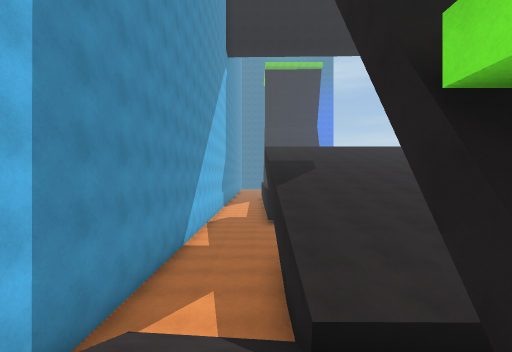
[1] (above)

24 first-person views from a walk through a scene from a Unity 3-D project. The camera is 1.2 m above the floor, looks level and sees 90° across. The floor is counted in squares, 2 m on a side. Each view is taken from the middle of a square. On the plan, view 1 faces up. The plan holds only what a view shows up to about 9 squares ahead; the rest is blank. The place goes on beyond the plan.

[2]
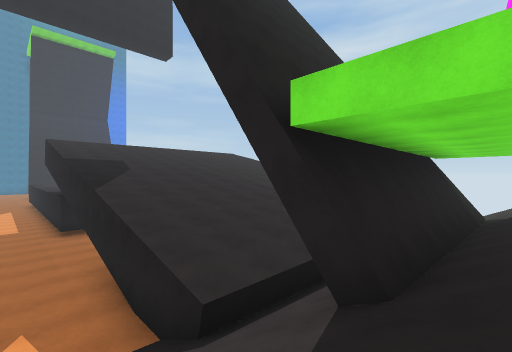

[3]
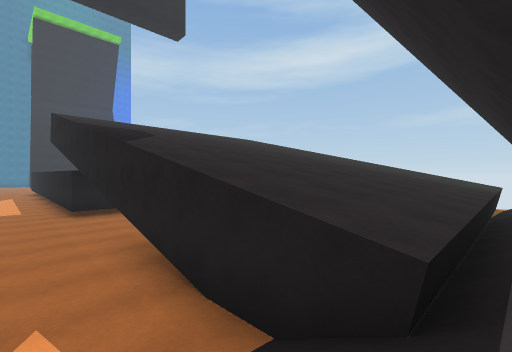

[4]
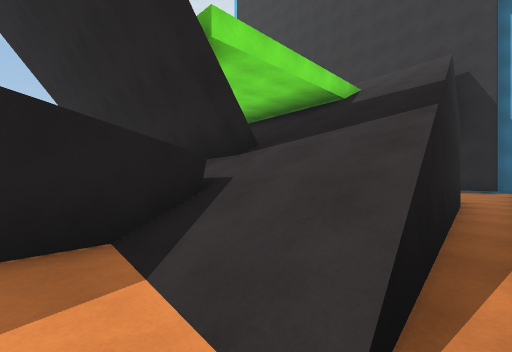

[5]
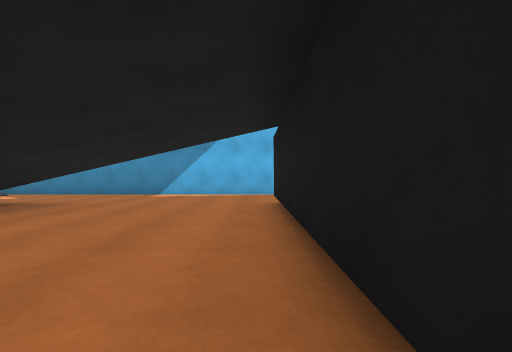

[6]
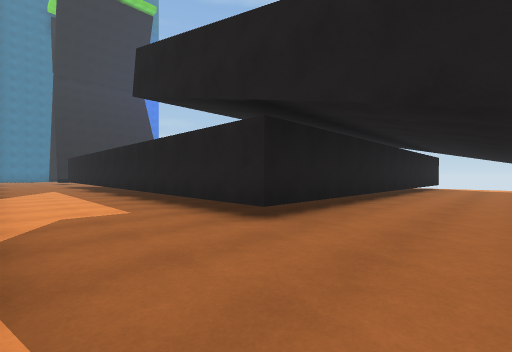

[7]
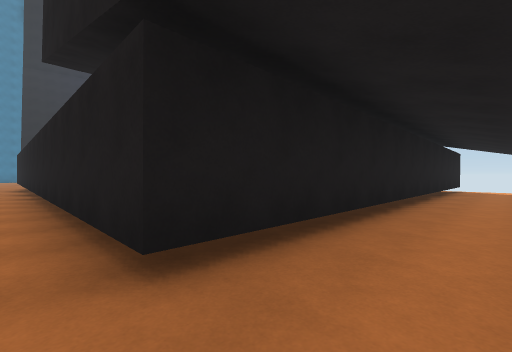

[8]
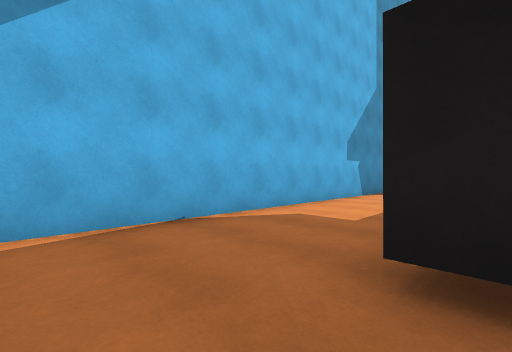

[9]
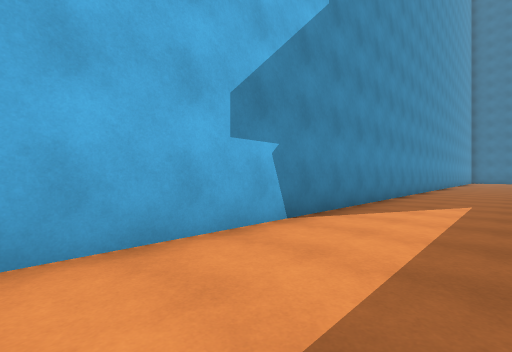

[10]
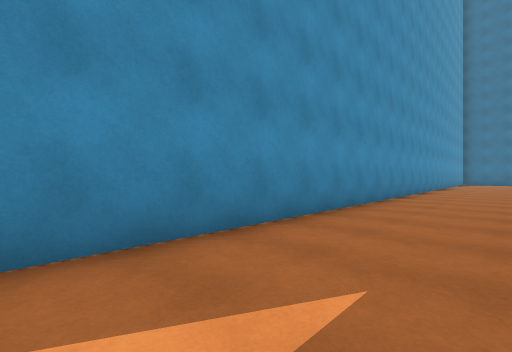

[11]
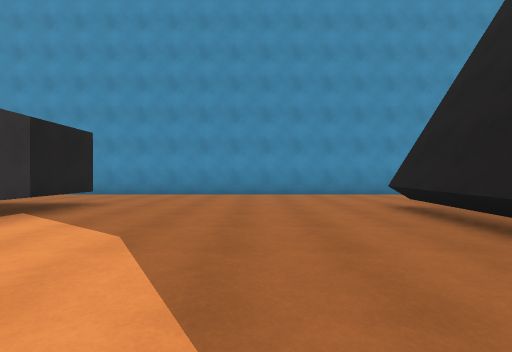

[12]
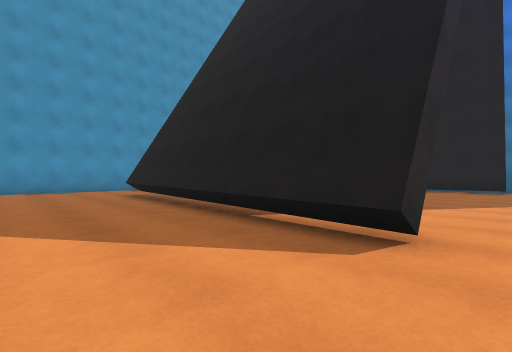

[13]
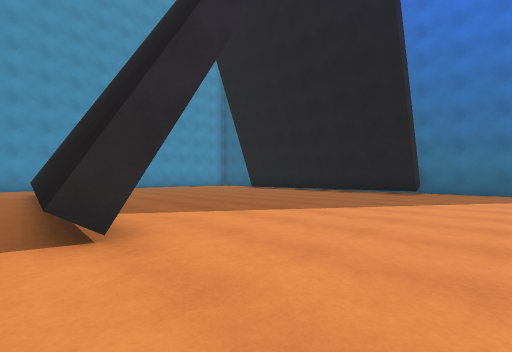

[14]
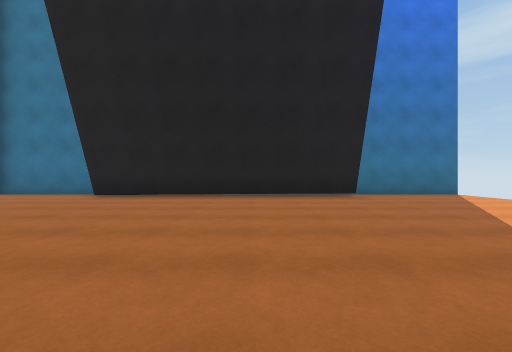

[15]
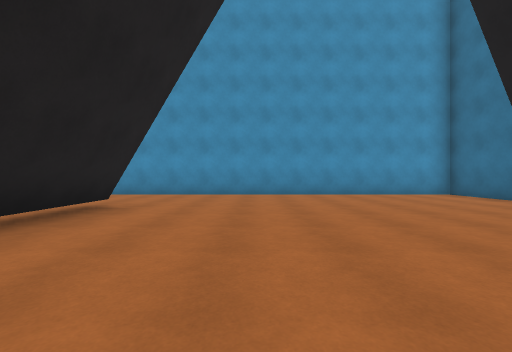

[16]
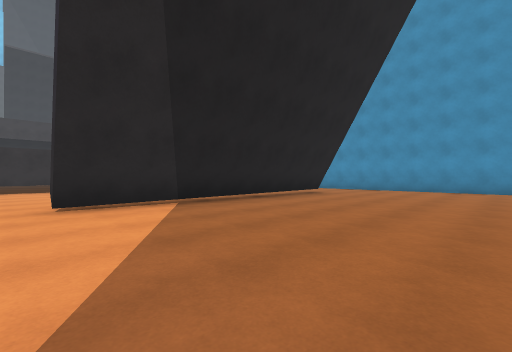

[17]
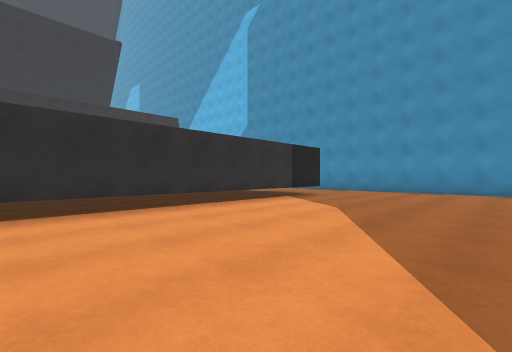

[18]
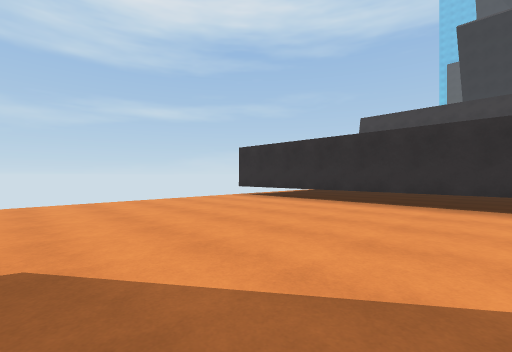

[19]
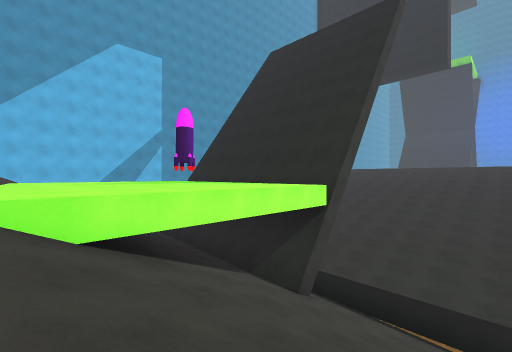

[20]
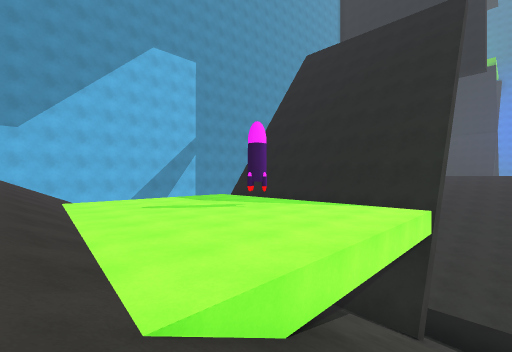

[21]
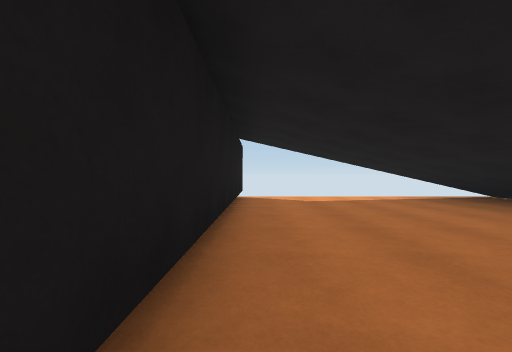

[22]
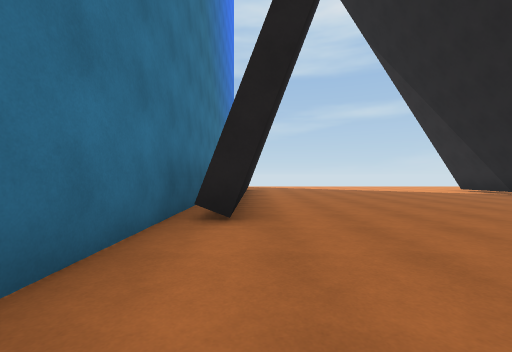

[23]
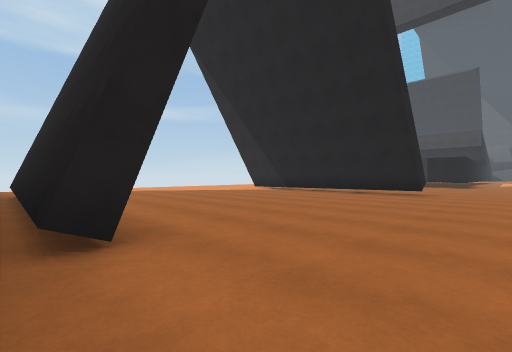

[24]
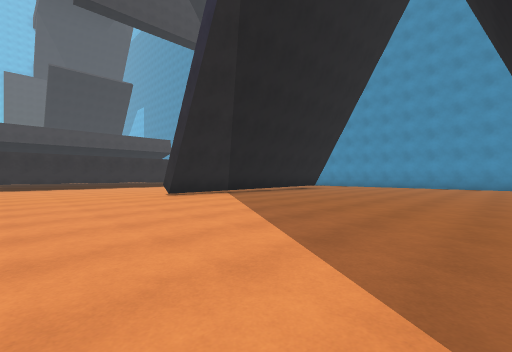

### Floor plan
Key: @ floor where view 1 was taken; # wall or solid block; . main floor; : floor 6.5 m higher than the main floor; / step, stairs or slope; = window, fence, low wall or low ledge; ^ raised ledge; T thing the floor can be seen under or through.
Columns run from 3 left of view 1 to 13 right of it. Each row starts with its distance up from view 1.
 42 #########   #####
 41 #...............
 40 #....#######....
 39 #...............
 38 #...............
 37 #...............
 36 #...............
 35 #...............
 34 #...............
 33 #...............
 32 #...########....
 31 #...............
 30 #...............
 29 #...............
 28 #...............
 27 #...............
 26 #...............
 25 #...############
 24 #...
 23 #...
 22 #...#
 21 #...#
 20 #...#
 19 #...#
 18 #...#
 17 #...#
 16 #...#
 15 #...#
 14 #...#
 13 #...#
 12 #...############
 11 #...............
 10 #...............
  9 #...............
  8 #......    ....
  7 #...TT      ####
  6 #...T        ###
  5 #...T
  4 #...##^^^^
  3 #.//=^^^^^^^^^##
  2 #.//////////////
  1  .///#######///
  0  ./@///////////
 -1  ./////////////
 -2  .///:::::::///
 -3  .#//:::::::///
 -4  .#//////:::////
 -5  ..  ..///////
 -6  ..
 -7  ..
 -8  .#
 -9  ##

Positions as (right, up) in squares from view 1, and headings:
1: (0, 0), facing up
2: (-1, 0), facing up-right
3: (-1, 2), facing up-right
4: (-2, 4), facing down-right
5: (6, 11), facing left
6: (-2, 9), facing up-right
7: (0, 10), facing up-right
8: (1, 10), facing up-left
9: (0, 15), facing up-left
10: (0, 20), facing up-left
11: (6, 29), facing left
12: (9, 29), facing up-left
13: (11, 31), facing up-left
14: (6, 33), facing up
15: (6, 35), facing left
16: (9, 37), facing down-left
17: (8, 30), facing down-left
18: (6, 31), facing down-right
19: (12, -4), facing up-left
20: (10, -5), facing up-left
21: (5, 11), facing right
22: (-2, 40), facing right
23: (-1, 41), facing down-right
24: (12, 39), facing down-left
